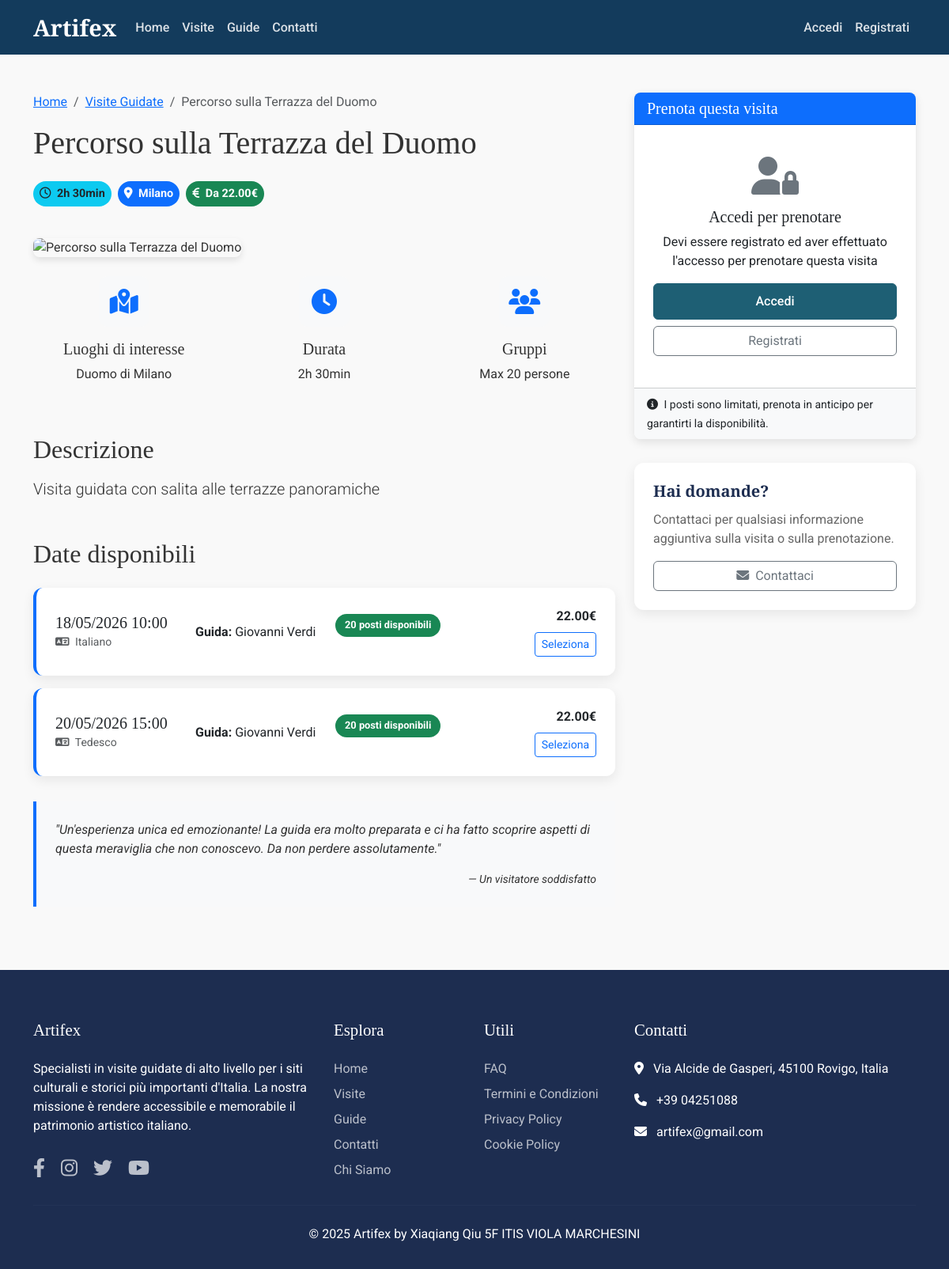
Page /dettaglio_visita.php?id=3 on the committed database.
### tables this page shows
create table visite(
vid int primary key auto_increment,
titolo varchar(100) not null unique,
descrizione text,
durata_media int  
);

create table eventi(
eid int primary key auto_increment,
inizio datetime not null,
minimo_partecipanti int not null,
massimo_partecipanti int not null,
prezzo decimal(10,2) not null,
id_visita int not null,
unique (inizio, id_visita),
foreign key(id_visita) references visite(vid)
);

### dettaglio_visita.php (the view, shortened to what this page needs)
<?php
$config = require 'DB_CONNECT/db_config.php';
$db = DataBase_Connect::getDB($config);
$visita_id = (int)$_GET['id'];
$sql = "SELECT v.vid, v.titolo, v.descrizione, v.durata_media,
        GROUP_CONCAT(DISTINCT si.nome SEPARATOR ', ') as siti_names,
        GROUP_CONCAT(DISTINCT si.sid) as siti_ids,
        GROUP_CONCAT(DISTINCT si.luogo SEPARATOR ', ') as luoghi
        FROM visite v
        JOIN visite_siti vs ON v.vid = vs.id_visita
        JOIN siti_interesse si ON vs.id_sito = si.sid
        WHERE v.vid = ?
        GROUP BY v.vid, v.titolo, v.descrizione, v.durata_media";
$stmt = $db->prepare($sql);
$stmt->execute([$visita_id]);
$visita = $stmt->fetch(PDO::FETCH_OBJ);
$sql_eventi = "SELECT e.eid, e.inizio, e.minimo_partecipanti, e.massimo_partecipanti,
              e.prezzo, g.nome as guida_nome, g.cognome as guida_cognome,
              l.lingua,
              (SELECT COALESCE(SUM(o.quantita), 0) FROM ordini o WHERE o.id_evento = e.eid) as posti_prenotati
              FROM eventi e
              JOIN illustrazioni i ON e.eid = i.id_evento
              JOIN guide g ON i.id_guida = g.gid
              JOIN lingue l ON i.id_lingua = l.lid
              WHERE e.id_visita = ? AND e.inizio > NOW()
              ORDER BY e.inizio ASC";
$stmt_eventi = $db->prepare($sql_eventi);
$stmt_eventi->execute([$visita_id]);
$eventi = $stmt_eventi->fetchAll(PDO::FETCH_OBJ);
function formatta_durata($minuti) {
    $ore = floor($minuti / 60);
    $min = $minuti % 60;
    if ($ore > 0) {
        return $ore . 'h ' . ($min > 0 ? $min . 'min' : '');
    } else {
        return $min . ' min';
    }
}
$tourImages = [
    3 => 'https://www.duomomilano.it/wp-content/uploads/2024/01/terrazze-duomo-di-milano.jpg',
    4 => 'https://www.hotelbrunelleschi.it/wp-content/uploads/weekend-a-firenze-800x534.jpg',
    5 => 'https://encrypted-tbn0.gstatic.com/images?q=tbn:ANd9GcTjP1GIEVa1-zyhciuOFNQGCU-tvAj_U9pS0g&s',
    11 => 'https://tourismmedia.italia.it/is/image/mitur/20220127150143-colosseo-roma-lazio-shutterstock-756032350?wid=1600&hei=900&fit=constrain,1&fmt=webp',
    13 => 'https://www.italia.it/content/dam/tdh/it/site1/getty-temp-image/category-nuove/venezia/1600X900_venezia_san_marco_gabbiano.jpg'
];
$fallbackImage = 'https://www.lafinestraaccanto.com/wp-content/uploads/2024/09/Alberobello-in-evidenza.jpg';
$imgSrc = isset($tourImages[$visita_id]) ? $tourImages[$visita_id] : $fallbackImage;
?>
<!DOCTYPE html>
<html lang="it">
<head>
    <link rel="stylesheet" href="https://cdnjs.cloudflare.com/ajax/libs/font-awesome/6.4.0/css/all.min.css">
    <link href="https://cdn.jsdelivr.net/npm/bootstrap@5.3.0/dist/css/bootstrap.min.css" rel="stylesheet">
    <link href="CSS/index.css" rel="stylesheet">
    <link href="CSS/dettaglio.css" rel="stylesheet">
</head>
<body>
<?php include 'PageComponenti/header.php'; ?>
<div class="container my-5">
    <div class="row">
        <div class="col-lg-8">
            <nav aria-label="breadcrumb">
                <ol class="breadcrumb">
                    <li class="breadcrumb-item"><a href="index.php">Home</a></li>
                    <li class="breadcrumb-item"><a href="visite.php">Visite Guidate</a></li>
                    <li class="breadcrumb-item active"><?php echo htmlspecialchars($visita->titolo); ?></li>
                </ol>
            </nav>
            <h1 class="mb-4"><?php echo htmlspecialchars($visita->titolo); ?></h1>
            <div class="d-flex align-items-center mb-4">
                <span class="badge bg-info text-dark me-2 badge-custom">
                    <i class="far fa-clock me-1"></i> <?php echo formatta_durata($visita->durata_media); ?>
                </span>
                <span class="badge bg-primary me-2 badge-custom">
                    <i class="fas fa-map-marker-alt me-1"></i> <?php echo htmlspecialchars($visita->luoghi); ?>
                </span>
                <?php if (!empty($eventi)): ?>
                    <span class="badge bg-success badge-custom">
                    <i class="fas fa-euro-sign me-1"></i> Da <?php echo number_format($eventi[0]->prezzo, 2); ?>€
                </span>
                <?php endif; ?>
            </div>
            <img src="<?php echo $imgSrc; ?>" alt="<?php echo htmlspecialchars($visita->titolo); ?>" class="img-fluid mb-4 tour-image w-100">
            <div class="row mb-5">
                <div class="col-md-4 text-center">
                    <div class="feature-icon">
                        <i class="fas fa-map-marked-alt"></i>
                    </div>
                    <h5>Luoghi di interesse</h5>
                    <p><?php echo htmlspecialchars($visita->siti_names); ?></p>
                </div>
                <div class="col-md-4 text-center">
                    <div class="feature-icon">
                        <i class="fas fa-clock"></i>
                    </div>
                    <h5>Durata</h5>
                    <p><?php echo formatta_durata($visita->durata_media); ?></p>
                </div>
                <div class="col-md-4 text-center">
                    <div class="feature-icon">
                        <i class="fas fa-users"></i>
                    </div>
                    <h5>Gruppi</h5>
                    <p>Max <?php echo !empty($eventi) ? $eventi[0]->massimo_partecipanti : '0'; ?> persone</p>
                </div>
            </div>
            <h2 class="mb-3">Descrizione</h2>
            <p class="lead mb-5"><?php echo htmlspecialchars($visita->descrizione); ?></p>
            <h2 class="mb-4">Date disponibili</h2>
            <?php if (count($eventi) > 0): ?>
                <?php foreach ($eventi as $evento):
                    $data_evento = new DateTime($evento->inizio);
                    $data_formattata = $data_evento->format('d/m/Y H:i');
                    $posti_disponibili = $evento->massimo_partecipanti - $evento->posti_prenotati;
                    ?>
                    <div class="card evento-card mb-3">
                        <div class="card-body">
                            <div class="row align-items-center">
                                <div class="col-md-3">
                                    <h5 class="mb-0"><?php echo $data_formattata; ?></h5>
                                    <small class="text-muted">
                                        <i class="fas fa-language me-1"></i> <?php echo htmlspecialchars($evento->lingua); ?>
                                    </small>
                                </div>
                                <div class="col-md-3">
                                    <p class="mb-0">
                                        <strong>Guida:</strong> <?php echo htmlspecialchars($evento->guida_nome . ' ' . $evento->guida_cognome); ?>
                                    </p>
                                </div>
                                <div class="col-md-3">
                                <span class="badge bg-<?php echo $posti_disponibili > 5 ? 'success' : ($posti_disponibili > 0 ? 'warning' : 'danger'); ?>">
                                    <?php echo $posti_disponibili; ?> posti disponibili
                                </span>
                                </div>
                                <div class="col-md-3 text-end">
                                    <strong class="d-block mb-2"><?php echo number_format($evento->prezzo, 2); ?>€</strong>
                                    <button class="btn btn-sm btn-outline-primary seleziona-evento"
                                            data-evento-id="<?php echo $evento->eid; ?>"
                                            data-evento-data="<?php echo $data_formattata; ?>"
                                            data-evento-prezzo="<?php echo number_format($evento->prezzo, 2); ?>"
                                            data-evento-lingua="<?php echo htmlspecialchars($evento->lingua); ?>"
                                            data-evento-posti="<?php echo $posti_disponibili; ?>">
                                        Seleziona
                                    </button>
                                </div>
                            </div>
                        </div>
                    </div>
                <?php endforeach; ?>
            <?php else: ?>
                <div class="alert alert-info">
                    Non ci sono eventi disponibili per questa visita al momento.
                </div>
            <?php endif; ?>
            <div class="testimonial">
                <p>"Un'esperienza unica ed emozionante! La guida era molto preparata e ci ha fatto scoprire aspetti di questa meraviglia che non conoscevo. Da non perdere assolutamente."</p>
                <small class="d-block text-end">— Un visitatore soddisfatto</small>
            </div>
        </div>
        <div class="col-lg-4">
            <div class="card prenotazione-card">
                <div class="card-header bg-primary text-white">
                    <h5 class="mb-0">Prenota questa visita</h5>
                </div>
                <div class="card-body">
                    <?php if ($logged_in): ?>
                        <form method="post" action="">
                            <div class="mb-3">
                                <label for="evento-select" class="form-label">Seleziona una data:</label>
                                <select class="form-select" id="evento-select" name="evento_id" required>
                                    <option value="">Seleziona una data</option>
                                    <?php foreach ($eventi as $evento):
                                        $data_evento = new DateTime($evento->inizio);
                                        $data_formattata = $data_evento->format('d/m/Y H:i');
                                        $posti_disponibili = $evento->massimo_partecipanti - $evento->posti_prenotati;
                                        $disabled = $posti_disponibili <= 0 ? 'disabled' : '';
                                        ?>
                                        <option value="<?php echo $evento->eid; ?>" <?php echo $disabled; ?>
                                                data-prezzo="<?php echo number_format($evento->prezzo, 2); ?>"
                                                data-posti="<?php echo $posti_disponibili; ?>"
                                                data-lingua="<?php echo htmlspecialchars($evento->lingua); ?>">
                                            <?php echo $data_formattata; ?> - <?php echo htmlspecialchars($evento->lingua); ?>
                                            <?php if ($posti_disponibili <= 0): ?> (SOLD OUT)<?php endif; ?>
                                        </option>
                                    <?php endforeach; ?>
                                </select>
                            </div>
                            <div id="dettagli-evento" class="d-none mb-3">
                                <div class="alert alert-light border">
                                    <p class="mb-1"><strong>Data:</strong> <span id="data-display"></span></p>
                                    <p class="mb-1"><strong>Lingua:</strong> <span id="lingua-display"></span></p>
                                    <p class="mb-1"><strong>Prezzo:</strong> <span id="prezzo-display"></span>€</p>
                                    <p class="mb-0"><strong>Posti disponibili:</strong> <span id="posti-display"></span></p>
                                </div>
                            </div>
                            <div class="mb-3">
                                <label for="quantita" class="form-label">Numero di partecipanti:</label>
                                <input type="number" class="form-control" id="quantita" name="quantita" min="1" value="1" required>
                            </div>
                            <div class="mb-2">
                                <p class="mb-1">Prezzo totale:</p>
                                <h4 id="prezzo-totale">0.00€</h4>
                            </div>
                            <div class="d-grid gap-2">
                                <button type="submit" name="prenota_ora" class="btn btn-primary">
                                    <i class="fas fa-calendar-check me-2"></i>Prenota ora
                                </button>
                                <button type="submit" name="aggiungi_carrello" class="btn btn-outline-primary">
                                    <i class="fas fa-shopping-cart me-2"></i>Aggiungi al carrello
                                </button>
                            </div>
                        </form>
                    <?php else: ?>
                        <div class="text-center py-3">
                            <i class="fas fa-user-lock fa-3x mb-3 text-secondary"></i>
                            <h5>Accedi per prenotare</h5>
                            <p class="mb-3">Devi essere registrato ed aver effettuato l'accesso per prenotare questa visita</p>
                            <div class="d-grid gap-2">
                                <a href="login.php" class="btn btn-primary">Accedi</a>
                                <a href="registrazione.php" class="btn btn-outline-secondary">Registrati</a>
                            </div>
                        </div>
                    <?php endif; ?>
                </div>
                <div class="card-footer bg-light">
                    <small>
                        <i class="fas fa-info-circle me-1"></i> I posti sono limitati, prenota in anticipo per garantirti la disponibilità.
                    </small>
                </div>
            </div>
            <div class="card mt-4">
                <div class="card-body">
                    <h5 class="card-title">Hai domande?</h5>
                    <p class="card-text">Contattaci per qualsiasi informazione aggiuntiva sulla visita o sulla prenotazione.</p>
                    <a href="contatti.php" class="btn btn-outline-secondary w-100">
                        <i class="fas fa-envelope me-2"></i>Contattaci
                    </a>
                </div>
            </div>
        </div>
    </div>
</div>
<?php include 'PageComponenti/footer.php'; ?>
</body>
</html>

### CSS/index.css (style rules this page uses)
:root { --primary-color: #1E5F74; --secondary-color: #133B5C; --accent-color: #E8A87C; --light-color: #FCDAB7; --dark-color: #1D2D50; }
body { font-family: 'Roboto', sans-serif; color: #333; background-color: #f9f9f9; }
h1, h2, h3, h4, h5 { font-family: 'Playfair Display', serif; }
.btn-primary { background-color: var(--primary-color); border-color: var(--primary-color); padding: 10px 24px; font-weight: 500; }
.card { transition: transform 0.3s, box-shadow 0.3s; border: none; border-radius: 12px; overflow: hidden; margin-bottom: 30px; box-shadow: 0 5px 15px rgba(0, 0, 0, 0.08); }
.card-body { padding: 1.5rem; }
.card-title { font-weight: bold; margin-bottom: 0.75rem; color: var(--dark-color); }
.card-text { color: #666; margin-bottom: 1rem; display: -webkit-box; -webkit-line-clamp: 3; -webkit-box-orient: vertical; overflow: hidden; }
.badge { font-size: 0.8rem; padding: 0.5rem 0.75rem; border-radius: 30px; margin-bottom: 1rem; }

### CSS/dettaglio.css (style rules this page uses)
.tour-image { height: 400px; object-fit: cover; border-radius: 8px; box-shadow: 0 4px 8px rgba(0, 0, 0, 0.1); }
.evento-card { border-left: 4px solid #0d6efd; margin-bottom: 1rem; transition: transform 0.3s; }
.prenotazione-card { position: sticky; top: 20px; border-radius: 8px; box-shadow: 0 4px 12px rgba(0, 0, 0, 0.1); }
.feature-icon { width: 4rem; height: 4rem; border-radius: 0.75rem; background-color: #f8f9fa; display: inline-flex; align-items: center; justify-content: center; margin-bottom: 1rem; }
.feature-icon i { font-size: 2rem; color: #0d6efd; }
.badge-custom { font-size: 0.9rem; padding: 0.5rem; }
.testimonial { font-style: italic; padding: 1.5rem; background-color: #f8f9fa; border-left: 4px solid #0d6efd; margin: 2rem 0; }

### rows in the picture
visite: titolo "Percorso sulla Terrazza del Duomo", durata_media "2h 30min", descrizione "Visita guidata con salita alle terrazze panoramiche"
eventi: prezzo "22.00", massimo_partecipanti "20", inizio "18/05/2026 10:00", lingua "Italiano", guida_cognome "Giovanni Verdi"
eventi: inizio "20/05/2026 15:00", lingua "Tedesco", guida_cognome "Giovanni Verdi", massimo_partecipanti "20", prezzo "22.00"

### other values in the picture
$visita->luoghi "Milano"
$visita->siti_names "Duomo di Milano"
